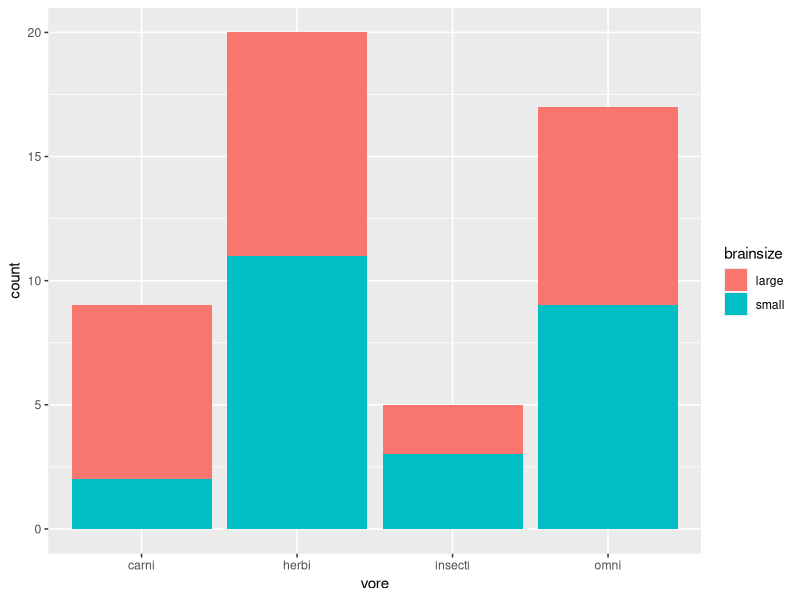
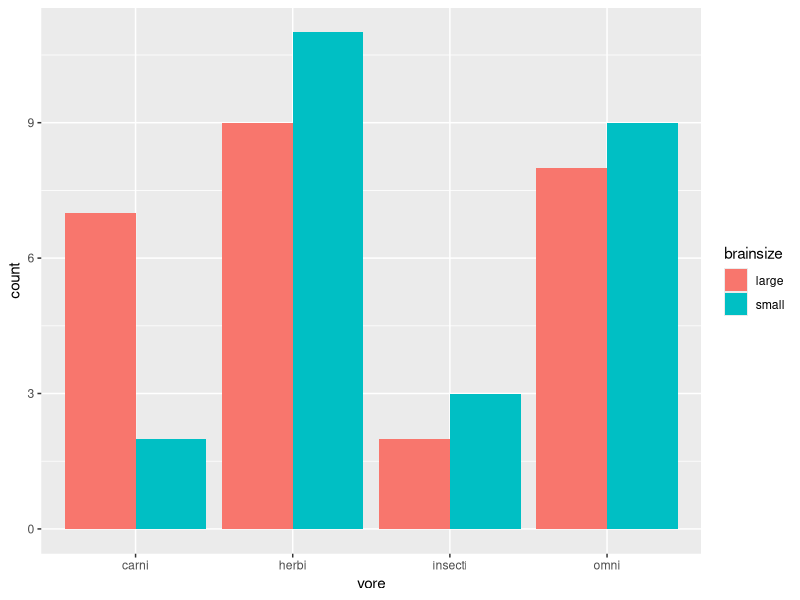
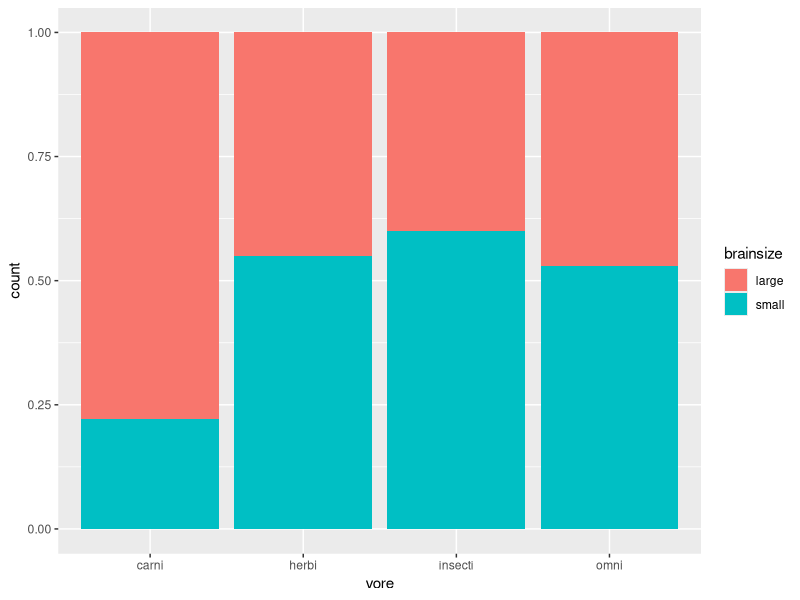
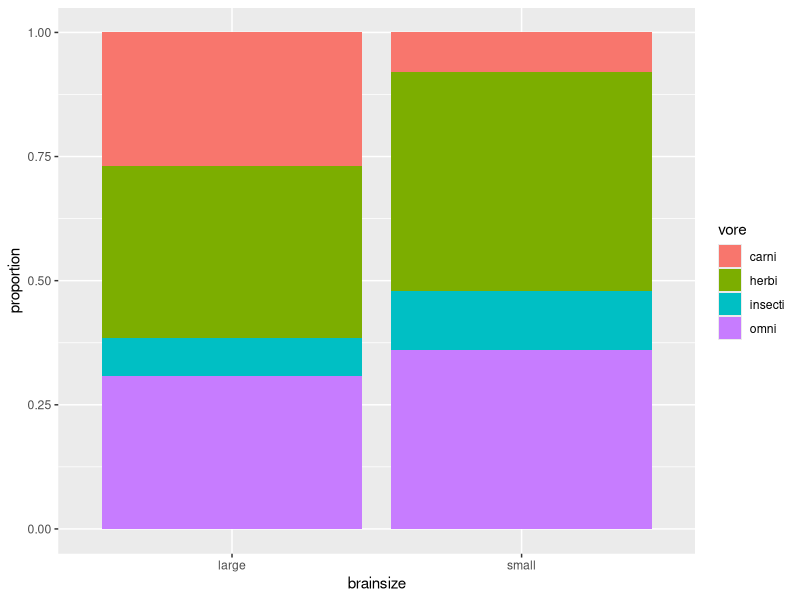
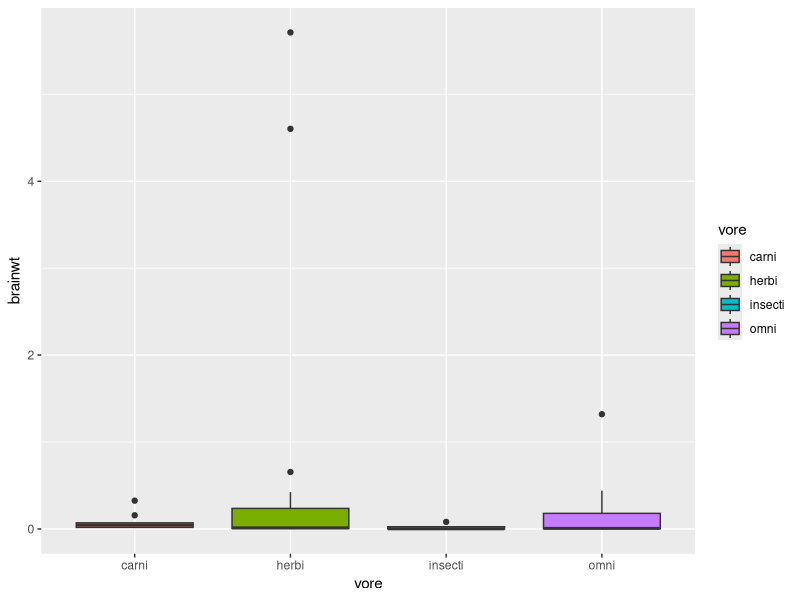
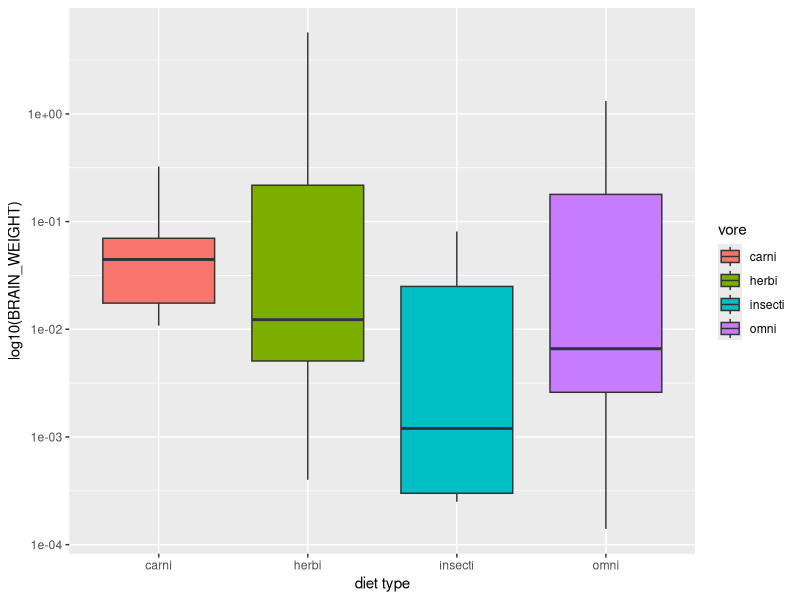
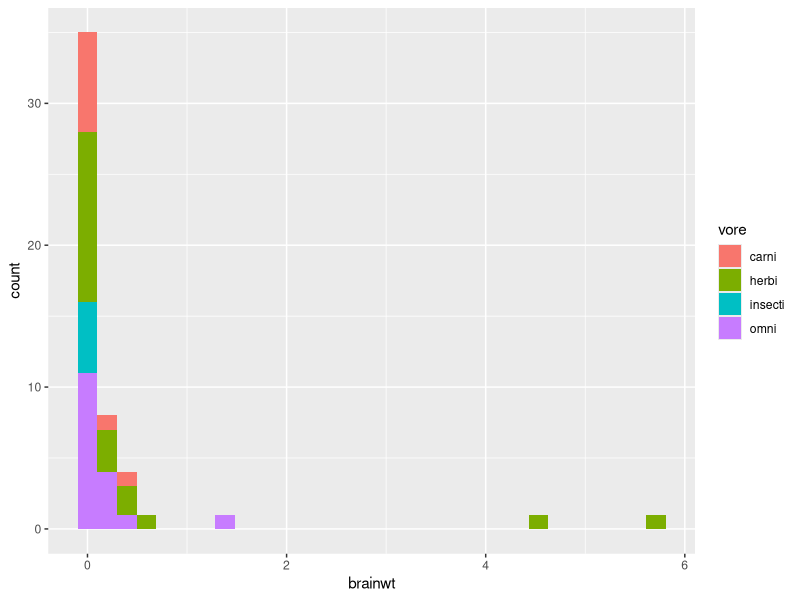
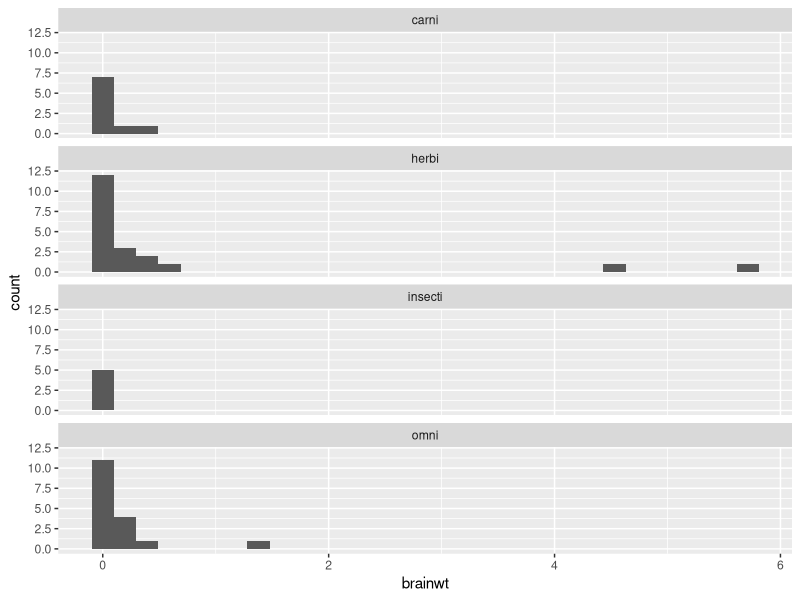

Write R code to recreate these figures, in order.
## ---- chunk 1
# The following code is a basic setup of options for your document
knitr::opts_chunk$set(echo = TRUE,
                      eval = TRUE, 
                      warning = TRUE,
                      message = FALSE,
                      fig.align = "center", 
                      R.options = list(max.print=50))

# Edit the file starting below

## ---- chunk 2
# Load a package
library(tidyverse)
## ---- chunk 3
# Take a look
head(msleep)
## ---- chunk 4
# Create a new dataset to visualize
msleep_vore_brainsize <- msleep |>
  # Remove missing values for brainwt and vore
  filter(brainwt > 0 & vore != "NA") |>
  # Create a new variable (there was no missing value for brainwt)
  mutate(brainsize = ifelse(brainwt < median(brainwt), "small", "large")) 
## ---- chunk 5
# Represent the diet on the x-axis and the brain size as a filling color
ggplot(data = msleep_vore_brainsize) +
  # Use `fill =` to differentiate between small and large brain size
  geom_bar(aes(x = vore, fill = brainsize)) 
## ---- chunk 6
# Represent the diet on the x-axis and the brain size as a filling color
ggplot(data = msleep_vore_brainsize) +
  # Create a side-by-side bar graph with the option `position = "dodge"`
  geom_bar(aes(x = vore, fill = brainsize), position = "dodge") 
## ---- chunk 7
# Represent the diet on the x-axis and the brain size as a filling color
ggplot(data = msleep_vore_brainsize) +
  # Create a segmented bar graph with the option `position = "fill"`
  geom_bar(aes(x = vore, fill = brainsize), position = "fill") 
## ---- chunk 8
# Write and submit code here!
ggplot(data = msleep_vore_brainsize) + 
    geom_bar(aes(x = brainsize, fill = vore), position = 'fill') +
    labs(x = 'brainsize',
         y = 'proportion')
## ---- chunk 9
# Find frequencies
table(msleep_vore_brainsize$vore, msleep_vore_brainsize$brainsize)
## ---- chunk 10
# Find proportions (from frequency table)
prop.table(table(msleep_vore_brainsize$vore, msleep_vore_brainsize$brainsize), 1)
prop.table(table(msleep_vore_brainsize$vore, msleep_vore_brainsize$brainsize), 2)
## ---- chunk 11
# Represent the diet on the x-axis and the brain weight on the y-axis
ggplot(data = msleep_vore_brainsize, aes(x = vore, y = brainwt)) +
  # Just add some color for fun
  geom_boxplot(aes(fill = vore))
## ---- chunk 12
# Write and submit code here!
ggplot(data = msleep_vore_brainsize, aes(x = vore, y = brainwt)) +
    geom_boxplot(aes(fill = vore)) + 
    scale_y_log10() +
    labs(x = 'diet type',
         y = 'log10(BRAIN_WEIGHT)')
## ---- chunk 13
# Represent the brain weight on the x-axis and the diet as a filling color
ggplot(data = msleep_vore_brainsize, aes(x = brainwt, fill = vore)) +
  geom_histogram()
## ---- chunk 14
# Represent the brain weight on the x-axis
ggplot(data = msleep_vore_brainsize, aes(x = brainwt)) +
  # using a histogram
  geom_histogram() +
  # Facet per diet and show all graphs in 1 column (easier to compare histograms vertically)
  facet_wrap(~vore, ncol = 1)
## ---- chunk 15
# Write and submit code here!
ggplot(data = msleep_vore_brainsize) + 
    geom_density(aes(x = sleep_total, fill = brainsize), alpha = 0.25)
## ---- chunk 16
# Represent the diet on the x-axis and brain weight on the y-axis, fill by diet for fun
ggplot(data = msleep_vore_brainsize, aes(x = vore, y = brainwt, fill = vore)) +
  # By default a bar represents a count but we can change what the height of a bar represents
  # Represent a summary stat using the mean function 
  geom_bar(stat = "summary", fun = "median") +
  # Adjust the label of the y-axis accordingly
  labs(y = "Median brain weight")
## ---- chunk 17
# Represent the diet on the x-axis and brain weight on the y-axis, fill by diet for fun
ggplot(data = msleep_vore_brainsize, aes(x = vore, y = brainwt, fill = vore)) +
  # By default a bar represents a count but we can change what the height of a bar represents
  # Represent a summary stat using the mean function 
  geom_bar(stat = "summary", fun = "mean") +
  # Adjust the label of the y-axis accordingly
  labs(y = "Mean brain weight") +
  # Add error bars
  geom_errorbar(stat = "summary", fun.data = "mean_se")
## ---- chunk 18
# Represent the body weight on the x-axis and brain weight on the y-axis
ggplot(data = msleep_vore_brainsize, aes(x = bodywt, y = brainwt)) +
  # Using points
  geom_point()
## ---- chunk 19
# Represent the body weight on the x-axis and brain weight on the y-axis
ggplot(data = msleep_vore_brainsize, aes(x = bodywt, y = brainwt)) +
  geom_point() +
  # Change both the x- and y-axis to a logarithmic scale
  scale_x_log10() + scale_y_log10() +
  # Adjust labels accordingly
  labs(x = "log(body weight) in log(kg)",
       y = "log(brain weight) in log(kg)")
## ---- chunk 20
# Changing threshold for scientific notation
options(scipen = 999)
## ---- chunk 21
# Find the correlation between two variables
cor(msleep_vore_brainsize$bodywt, msleep_vore_brainsize$brainwt)

# It would actually be more appropriate to report this correlation
cor(log(msleep_vore_brainsize$bodywt), log(msleep_vore_brainsize$brainwt))
## ---- chunk 22
# Write and submit code here!
cor(msleep_vore_brainsize$sleep_total, msleep_vore_brainsize$awake)
## ---- chunk 23
# Write and submit code here!
ggplot(data = msleep_vore_brainsize) +
    geom_point(aes(x = bodywt, y = sleep_total, color = vore, size = sleep_rem)) +
    scale_x_log10() +
    labs(x = 'total sleep (hrs)',
         y = 'body weight',
         title = 'body weight vs total sleep',
         color = 'Diet',
         size = 'REM Sleep')
